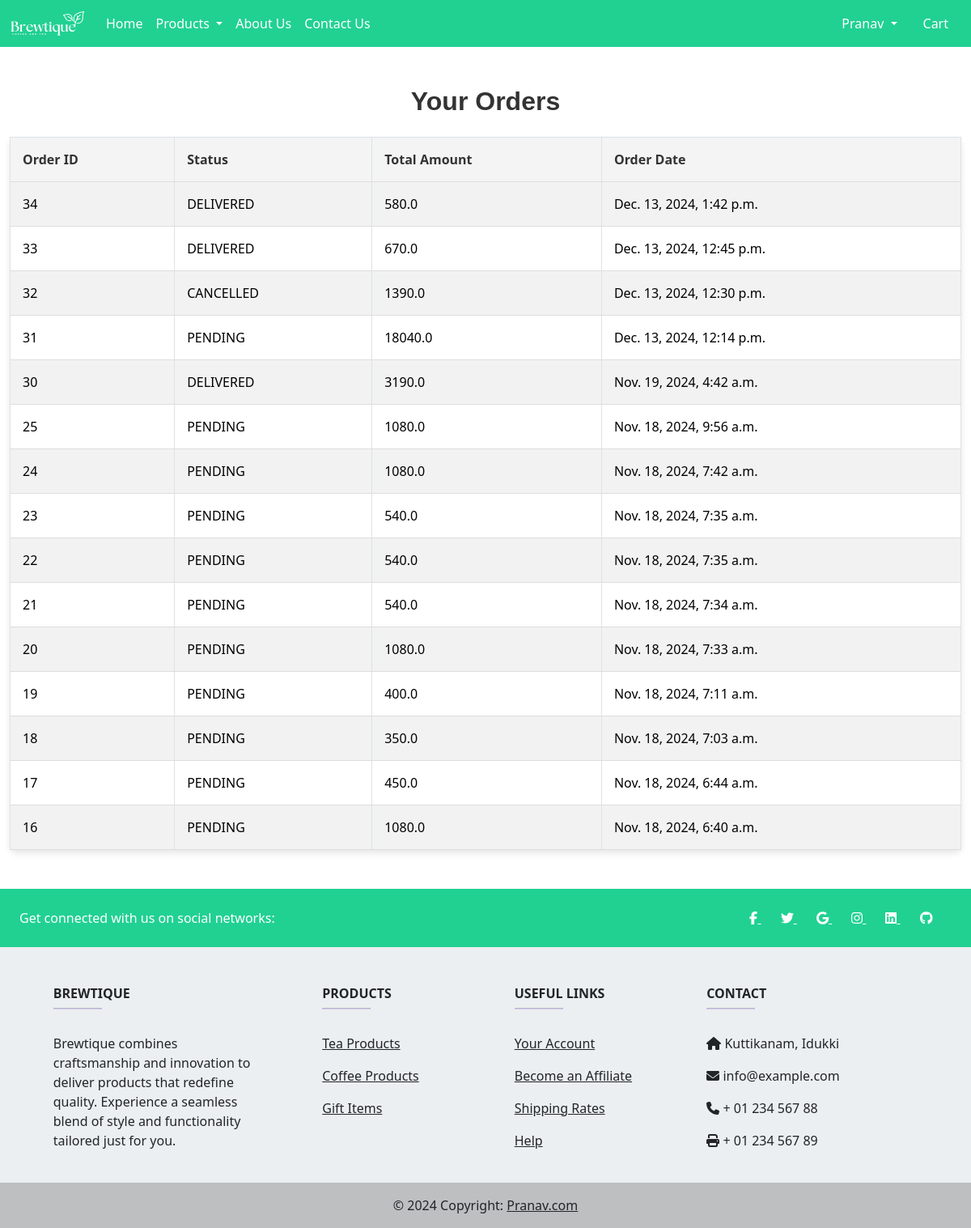
The page /orders/ (signed in) on the database its author committed.
### app/models.py (models this page shows, shortened)
class Order(models.Model):
    ORDER_STATUS_CHOICES = [
        ('PENDING', 'Pending'),
        ('SHIPPED', 'Shipped'),
        ('DELIVERED', 'Delivered'),
        ('CANCELLED', 'Cancelled'),
    ]
    user = models.ForeignKey(User, on_delete=models.CASCADE)
    order_date = models.DateTimeField(auto_now_add=True)
    status = models.CharField(max_length=10, choices=ORDER_STATUS_CHOICES, default='PENDING')
    payment_method = models.CharField(max_length=50)
    payment_status = models.CharField(max_length=20, default='PENDING')
    shipping_address = models.ForeignKey(Customer, on_delete=models.SET_NULL, null=True)
    total_amount = models.FloatField()

### app/views.py (the view)
# urls.py: path('orders/', views.user_order_list, name='user_order_list'),
def user_order_list(request):
    orders = Order.objects.filter(user=request.user).order_by('-order_date')
    return render(request, 'app/user_orders.html', {'orders': orders})

### app/templates/app/user_orders.html (shortened to what this page needs)
{% extends 'app/base.html' %}
{% block main-content %}
<div class="container my-5" style="max-width: 1200px; margin: 0 auto;">
    <h2 class="text-center mb-4" style="font-family: 'Arial', sans-serif; color: #333; font-weight: bold;">Your Orders</h2>
    <table class="table table-striped table-bordered" style="width: 100%; border-collapse: collapse; background-color: #fff; box-shadow: 0 4px 8px rgba(0, 0, 0, 0.1); border-radius: 8px;">
        <thead>
            <tr>
                <th style="padding: 15px; text-align: left; border-bottom: 1px solid #ddd; background-color: #f4f4f4; font-weight: bold; color: #333;">Order ID</th>
                <th style="padding: 15px; text-align: left; border-bottom: 1px solid #ddd; background-color: #f4f4f4; font-weight: bold; color: #333;">Status</th>
                <th style="padding: 15px; text-align: left; border-bottom: 1px solid #ddd; background-color: #f4f4f4; font-weight: bold; color: #333;">Total Amount</th>
                <th style="padding: 15px; text-align: left; border-bottom: 1px solid #ddd; background-color: #f4f4f4; font-weight: bold; color: #333;">Order Date</th>
            </tr>
        </thead>
        <tbody>
            {% for order in orders %}
            <tr style="background-color: #fff;">
                <td style="padding: 15px; text-align: left; border-bottom: 1px solid #ddd;">{{ order.id }}</td>
                <td style="padding: 15px; text-align: left; border-bottom: 1px solid #ddd;">{{ order.status }}</td>
                <td style="padding: 15px; text-align: left; border-bottom: 1px solid #ddd;">{{ order.total_amount }}</td>
                <td style="padding: 15px; text-align: left; border-bottom: 1px solid #ddd;">{{ order.order_date }}</td>
            </tr>
            {% endfor %}
        </tbody>
    </table>
</div>
{% endblock %}

### app/templates/app/base.html (shortened to what this page needs)
{% load static %}
<!doctype html>
<html lang="en">
  <head>
    <link rel="stylesheet" href="{% static 'app/css/style.css' %}">
    <link href="https://cdn.jsdelivr.net/npm/bootstrap@5.3.3/dist/css/bootstrap.min.css" rel="stylesheet">
  </head>
  <body>
    <nav class="navbar navbar-expand-lg" style="background-color: #21d192">
      <div class="container-fluid">
        <a class="navbar-brand" href="#">
          <img src="{% static 'app/img/logo1.png' %}" alt="Company Logo">
        </a>
        <div class="collapse navbar-collapse" id="navbarSupportedContent">
          <ul class="navbar-nav me-auto mb-2 mb-lg-0">
            {% if request.user.is_authenticated %}
            <li class="nav-item">
              <a class="nav-link text-white" aria-current="page" href="/">Home</a>
            </li>
            <li class="nav-item dropdown">
              <a class="nav-link dropdown-toggle text-white" href="#" role="button" data-bs-toggle="dropdown" aria-expanded="false">
                Products
              </a>
            </li>
            <li class="nav-item">
              <a class="nav-link text-white" href="{% url 'about' %}">About Us</a>
            </li>
            <li class="nav-item">
              <a class="nav-link text-white" href="{% url 'contact' %}">Contact Us</a>
            </li>
            {% endif %}
          </ul>
        </div>
        <ul class="navbar-nav me-auto mb-2 mb-lg-0">
          {% if request.user.is_authenticated %}
          <li class="nav-item dropdown mx-2">
            <a class="nav-link dropdown-toggle text-white" href="#" role="button" data-bs-toggle="dropdown" aria-expanded="false">
              {{ request.user.first_name|default:request.user.username }}
            </a>
          </li>
          <li class="nav-item mx-2">
            <a href="{% url 'showcart' %}" class="nav-link text-white">Cart {{ cart_count }}</a>
          </li>
          {% endif %}
        </ul>
      </div>
    </nav>
    {% block main-content %}{% endblock main-content %}
     <footer
     class="text-center text-lg-start text-dark "
     style="background-color: #eceff1"
   >
     <section
       class="d-flex justify-content-between p-4 text-white"
       style="background-color: #21d192"
     >
       <div class="me-5">
         <span>Get connected with us on social networks:</span>
       </div>
       <div>
         <a href="" class="text-white me-4">
           <i class="fab fa-facebook-f"></i>
         </a>
         <a href="" class="text-white me-4">
           <i class="fab fa-twitter"></i>
         </a>
         <a href="" class="text-white me-4">
           <i class="fab fa-google"></i>
         </a>
         <a href="" class="text-white me-4">
           <i class="fab fa-instagram"></i>
         </a>
         <a href="" class="text-white me-4">
           <i class="fab fa-linkedin"></i>
         </a>
         <a href="" class="text-white me-4">
           <i class="fab fa-github"></i>
         </a>
       </div>
     </section>
     <section class="">
       <div class="container text-center text-md-start mt-5">
         <div class="row mt-3">
           <div class="col-md-3 col-lg-4 col-xl-3 mx-auto mb-4">
             <h6 class="text-uppercase fw-bold">Brewtique</h6>
             <hr
               class="mb-4 mt-0 d-inline-block mx-auto"
               style="width: 60px; background-color: #7c4dff; height: 2px"
             />
             <p>
              Brewtique combines craftsmanship and innovation to deliver products that redefine quality. Experience a seamless blend of style and functionality tailored just for you.
             </p>
           </div>
           <div class="col-md-2 col-lg-2 col-xl-2 mx-auto mb-4">
             <h6 class="text-uppercase fw-bold">Products</h6>
             <hr
               class="mb-4 mt-0 d-inline-block mx-auto"
               style="width: 60px; background-color: #7c4dff; height: 2px"
             />
             <p>
               <a href="#!" class="text-dark">Tea Products</a>
             </p>
             <p>
               <a href="#!" class="text-dark">Coffee Products</a>
             </p>
             <p>
               <a href="#!" class="text-dark">Gift Items</a>
             </p>
           </div>
           <div class="col-md-3 col-lg-2 col-xl-2 mx-auto mb-4">
             <h6 class="text-uppercase fw-bold">Useful links</h6>
             <hr
               class="mb-4 mt-0 d-inline-block mx-auto"
               style="width: 60px; background-color: #7c4dff; height: 2px"
             />
             <p>
               <a href="#!" class="text-dark">Your Account</a>
             </p>
             <p>
               <a href="#!" class="text-dark">Become an Affiliate</a>
             </p>
             <p>
               <a href="#!" class="text-dark">Shipping Rates</a>
             </p>
             <p>
               <a href="#!" class="text-dark">Help</a>
             </p>
           </div>
           <div class="col-md-4 col-lg-3 col-xl-3 mx-auto mb-md-0 mb-4">
             <h6 class="text-uppercase fw-bold">Contact</h6>
             <hr
               class="mb-4 mt-0 d-inline-block mx-auto"
               style="width: 60px; background-color: #7c4dff; height: 2px"
             />
             <p><i class="fas fa-home mr-3"></i> Kuttikanam, Idukki</p>
             <p><i class="fas fa-envelope mr-3"></i> info@example.com</p>
             <p><i class="fas fa-phone mr-3"></i> + 01 234 567 88</p>
             <p><i class="fas fa-print mr-3"></i> + 01 234 567 89</p>
           </div>
         </div>
       </div>
     </section>
     <div class="text-center p-3" style="background-color: rgba(0, 0, 0, 0.2)">
       © 2024 Copyright:
       <a class="text-dark" href="https://mdbootstrap.com/">Pranav.com</a>
     </div>
   </footer>
  </body>
</html>

### rows shown on the page
Order: id "34", status "DELIVERED", total_amount "580.0", order_date "Dec. 13, 2024, 1:42 p.m."
Order: id "33", status "DELIVERED", total_amount "670.0", order_date "Dec. 13, 2024, 12:45 p.m."
Order: id "32", status "CANCELLED", total_amount "1390.0", order_date "Dec. 13, 2024, 12:30 p.m."
Order: id "31", status "PENDING", total_amount "18040.0", order_date "Dec. 13, 2024, 12:14 p.m."
Order: id "30", status "DELIVERED", total_amount "3190.0", order_date "Nov. 19, 2024, 4:42 a.m."
Order: id "25", status "PENDING", total_amount "1080.0", order_date "Nov. 18, 2024, 9:56 a.m."
Order: id "24", status "PENDING", total_amount "1080.0", order_date "Nov. 18, 2024, 7:42 a.m."
Order: id "23", status "PENDING", total_amount "540.0", order_date "Nov. 18, 2024, 7:35 a.m."
Order: id "22", status "PENDING", total_amount "540.0", order_date "Nov. 18, 2024, 7:35 a.m."
Order: id "21", status "PENDING", total_amount "540.0", order_date "Nov. 18, 2024, 7:34 a.m."
Order: id "20", status "PENDING", total_amount "1080.0", order_date "Nov. 18, 2024, 7:33 a.m."
Order: id "19", status "PENDING", total_amount "400.0", order_date "Nov. 18, 2024, 7:11 a.m."
Order: id "18", status "PENDING", total_amount "350.0", order_date "Nov. 18, 2024, 7:03 a.m."
Order: id "17", status "PENDING", total_amount "450.0", order_date "Nov. 18, 2024, 6:44 a.m."
Order: id "16", status "PENDING", total_amount "1080.0", order_date "Nov. 18, 2024, 6:40 a.m."

### other values the page prints
{{ request.user.first_name|default:request.user.username }} "Pranav"
